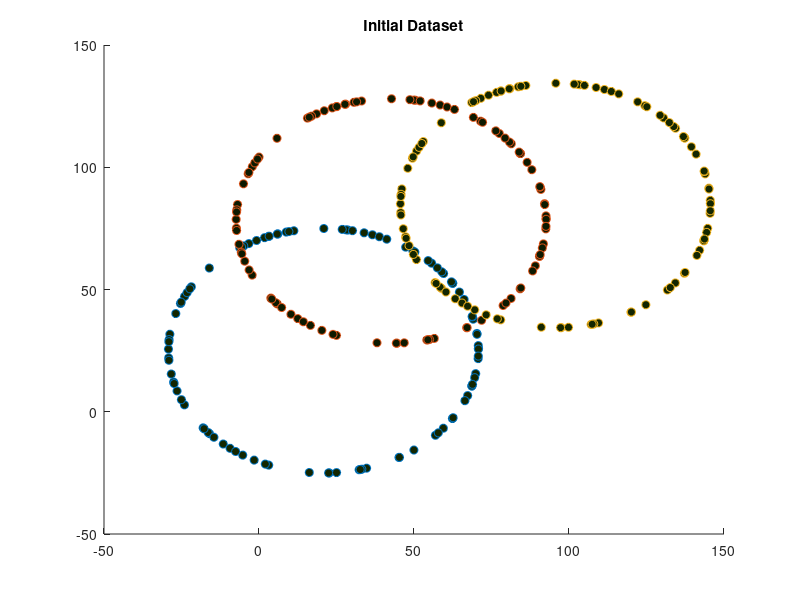
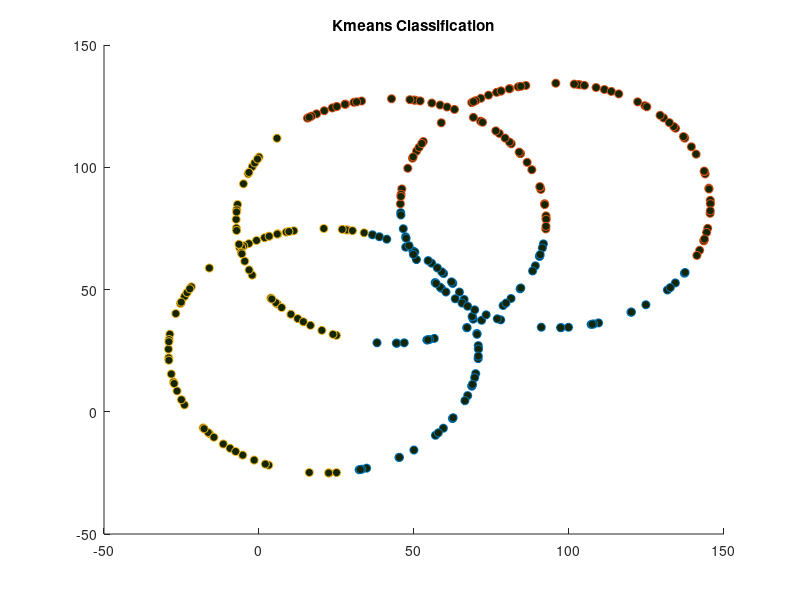

Source code (MATLAB) for these figures, in order: (Note: this script raises an error after producing the figures.)
clear;
clc;

%% Load Input
%Creating Data
num_circle=3; %number of circles 
num_points = 100; %number of points for in given circle
s=5;% number of segnments that we will initially cluster
r=50; %radius is fixed for all circles, my be changed
angles = 2*pi*rand(1,num_points); %anglular poistion of a point in a circle
%Dimension=2; % NUmber of dimension
data = [];
figure
for i=1:num_circle
  cx= rand*100;  %a random x center coordinate
  cy= rand*100;  %a random y center coordinate
  x=r*cos(angles)+cx;  %parametric equation of a circle
  y=r*sin(angles)+cy;
  c=(randi([1, s]))/10; 
  color=c.*[0.25,0.5,0];
  temp = [x;y];
  data = [data, temp];
  scatter(x,y,'MarkerFaceColor',color); title 'Initial Dataset';
  hold on;
end
data=data';
%%
N = num_circle*num_points;
n = 4; % Number of points to build model

K = num_circle;

cluster = kmeans(data,K);
figure 
for jhg=1:K
    i = cluster==jhg;
    I = find(i==1);
    points = data(I,:)';
    scatter(points(1,:),points(2,:),'MarkerFaceColor',color); title 'Kmeans Classification';
    hold on;
end

%% Here comes the part of cluster initialisation
% Build P matrix.
num_column = 10; % Here we can see that number of columns are very small in comparision ti Nc
P=[];
pj=zeros(N,1);
for it=1:num_column
    r =randi([1,N],1,n);
    points = data(r,:); % n points from data which will make my model
    points = points';
    %[cx,cy,r,error] = circFit(points);
    [cx, cy, rad, error] = CIRC(points(1,:)',points(2,:)');
    for iter = 1:N % Calculating Pj vector here
        temp=sum(r==iter);
        if temp==0
            x = data(iter,1);
            y = data(iter,2);
            X = [x,y;cx,cy];
            d = pdist(X,'euclidean');
            err = sqrt(abs(d^2-rad^2)); 
            sigma = 10;
            lembda = 1;
            pow=2;
            pj(iter) = exp(-lembda*(err/sigma)^pow);
        end
    end
    P = [P,pj];
end
clear err;
cluster = kmeans(P,K);
figure 
for jhg=1:K
    i = cluster==jhg;
    I = find(i==1);
    points = data(I,:)';
    scatter(points(1,:),points(2,:),'MarkerFaceColor',color); title 'Higher Order Kmeans Classification';
    hold on;
end

%% While loop 

T=200; % number of column of P matrix (1<= T <= Nc)
numc = 5; % Number of column in U matrix
niter=10;
U = orth(randn(N,numc)); % Initialisation of U matrix
err_1=100;
err_U=N*numc;
while (err_U>0.01*N*numc && err_1>5 )% && err_1<N-5)
    prev_U = U;
    for t1 = 1:T
        r =randi([1,K],1,1);
        i = cluster==r;
        I = find(i==1);
        I=randsample(I,n); % Choosing random n points from 
        %I=I(1:n);
        points = data(I,:); % n points from data which will make my model
        points = points';
        [cx, cy, rad, error] = CIRC(points(1,:)',points(2,:)');
        pj=zeros(N,1);
        for iter = 1:N % Calculating Pj vector here
            temp=sum(I==iter);
            if temp==0
                x = data(iter,1);
                y = data(iter,2);
                X = [x,y;cx,cy];
                d = pdist(X,'euclidean');
                err = sqrt(abs(d^2-rad^2)); 
                sigma = 10;
                lembda = 10;
                pow=2;
                pj(iter) = exp(-lembda*(err/sigma)^pow);
               % iter
            end
        end
        
        weights = U\pj;
        %weights = lsqnonneg(U,pj);
        residual = pj-U*weights;
        q = U*weights;
        norm_q = norm(q);
        norm_weights = norm(weights);
        norm_residual = norm(residual);
        
        sG = norm_residual*norm_q;
        step_size=1/(t1+1);
        t = step_size*sG;
        if t<pi/2 % drop big steps  
            alpha = (cos(t)-1)/(norm_q*norm_weights) ;
            beta = sin(t)/(norm_residual*norm_weights);
            U = U + beta*residual*weights' + alpha*q*weights';
        end 
    end
    TF = isnan(U);
    if(sum(sum(TF))==N*numc)
        break
    else
        cluster = kmeans(U,K);
    end
   
    err_U = sum(sum(abs(prev_U-U)))
    niter = niter-1;
end


figure
    for jhg=1:K
        i = cluster==jhg;
        I = find(i==1);
        points = data(I,:)';
        scatter(points(1,:),points(2,:),'MarkerFaceColor',color);title 'My Program Classification';
        hold on
    end
%clear;
%clc;

